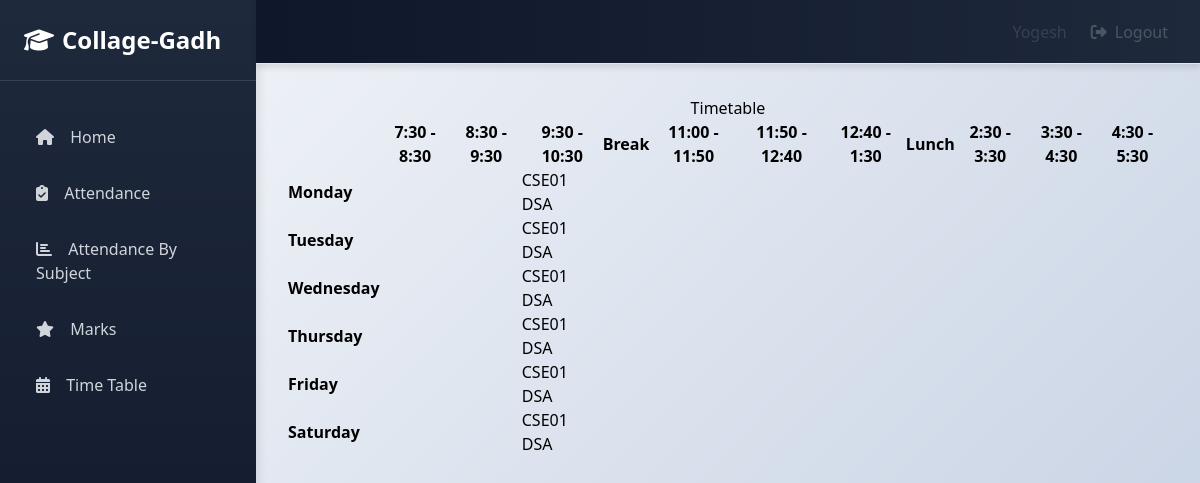
The page /teacher/T001/t_timetable/ (signed in) on the database its author committed.
### info/models.py (models this page shows, shortened)
class User(AbstractUser):
    @property
    def is_student(self):
        if hasattr(self, 'student'):
            return True
        return False

class Student(models.Model):
    user = models.OneToOneField(User, on_delete=models.CASCADE, null=True)
    class_id = models.ForeignKey(Class, on_delete=models.CASCADE, default=1)
    USN = models.CharField(primary_key='True', max_length=100)
    name = models.CharField(max_length=200)
    sex = models.CharField(max_length=50, choices=sex_choice, default='Male')
    DOB = models.DateField(default='1998-01-01')

class AssignTime(models.Model):
    assign = models.ForeignKey(Assign, on_delete=models.CASCADE)
    period = models.CharField(max_length=50, choices=time_slots, default='11:00 - 11:50')
    day = models.CharField(max_length=15, choices=DAYS_OF_WEEK)

class Assign(models.Model):
    class_id = models.ForeignKey(Class, on_delete=models.CASCADE)
    course = models.ForeignKey(Course, on_delete=models.CASCADE)
    teacher = models.ForeignKey(Teacher, on_delete=models.CASCADE)
    class Meta:
        unique_together = (('course', 'class_id', 'teacher'),)

class Course(models.Model):
    dept = models.ForeignKey(Dept, on_delete=models.CASCADE)
    id = models.CharField(primary_key='True', max_length=50)
    name = models.CharField(max_length=50)
    shortname = models.CharField(max_length=50, default='X')

### info/views.py (the view)
# urls.py: path('teacher/<slug:teacher_id>/t_timetable/',
@login_required()
def t_timetable(request, teacher_id):
    asst = AssignTime.objects.filter(assign__teacher_id=teacher_id)
    class_matrix = [[True for i in range(12)] for j in range(6)]
    for i, d in enumerate(DAYS_OF_WEEK):
        t = 0
        for j in range(12):
            if j == 0:
                class_matrix[i][0] = d[0]
                continue
            if j == 4 or j == 8:
                continue
            try:
                a = asst.get(period=time_slots[t][0], day=d[0])
                class_matrix[i][j] = a
            except AssignTime.DoesNotExist:
                pass
            t += 1
    context = {
        'class_matrix': class_matrix,
    }
    return render(request, 'info/t_timetable.html', context)

### info/templates/info/t_timetable.html
{% extends 'info/base.html' %}
    {% block content %}
    <div class="container">
        <div class="container">
            <div class="row">
                <div class="col-md-12">
                    <h2 class="text-center">
                        Timetable
                    </h2>
                </div>
                <div id="no-more-tables">
                     <div class="table-responsive">
                        <table class="col-sm-12 table table-bordered table-striped table- cf " id="dataTable" width="100%" cellspacing="0">
                            <thead class="cf">
                                <tr>
                                    <th>      </th>
                                    <th>7:30 - 8:30</th>
                                    <th>8:30 - 9:30</th>
                                    <th>9:30 - 10:30</th>
                                    <th>Break</th>
                                    <th>11:00 - 11:50</th>
                                    <th>11:50 - 12:40</th>
                                    <th>12:40 - 1:30</th>
                                    <th>Lunch</th>
                                    <th>2:30 - 3:30</th>
                                    <th>3:30 - 4:30</th>
                                    <th>4:30 - 5:30</th>
                                </tr>
                            </thead>
                            <tbody>
                                {% for i in class_matrix %}
                                <tr>
                                    {% for j in i %}
                                        {% if forloop.counter == 1 %}
                                            <td><b>{{ j }}</b></td>
                                        {% elif j == True %}
                                            <td></td>
                                        {% else %}
                                            <td><a href="{% url 'free_teachers' j.id %}"
                                                    onclick="window.open('{% url 'free_teachers' j.id %}',
                                                                         'newwindow',
                                                                         'width=600,height=400');
                                                              return false;">{{ j.assign.class_id_id }} {{ j.assign.course.shortname }}</a>
                                            </td>
                                        {% endif %}
                                    {% endfor %}
                                </tr>
                                {% endfor %}
                            </tbody>
                        </table>
                     </div>
                </div>
            </div>
        </div>
    </div>
    {% endblock %}

### info/templates/info/base.html (shortened to what this page needs)
<!DOCTYPE html>
<html lang="en">
  <head>
    {% load static %}
    <script src="https://cdn.tailwindcss.com"></script>
    <link rel="stylesheet" href="https://cdnjs.cloudflare.com/ajax/libs/font-awesome/6.4.0/css/all.min.css">
  </head>
  <body id="page-top" class="flex h-screen bg-gray-100">
    <aside class="sidebar w-64 h-screen overflow-y-auto">
      <div class="p-6 border-b border-slate-700">
        <a href="{% url 'index' %}" class="text-2xl font-bold text-white flex items-center gap-2">
          <i class="fas fa-graduation-cap"></i> Collage-Gadh
        </a>
      </div>
      <nav class="mt-8 px-4 space-y-2">
        <a href="{% url 'index' %}" class="sidebar-item block px-4 py-3 text-gray-300 hover:text-white font-medium">
          <i class="fas fa-home mr-3"></i> Home
        </a>
        {% if request.user.is_student %}
          <a href="{% url 'attendance' request.user.student.USN %}" class="sidebar-item block px-4 py-3 text-gray-300 hover:text-white font-medium">
            <i class="fas fa-clipboard-check mr-3"></i> Attendance
          </a>
          <a href="{% url 'attendance' request.user.student.USN %}" class="sidebar-item block px-4 py-3 text-gray-300 hover:text-white font-medium">
            <i class="fas fa-chart-bar mr-3"></i> Attendance By Subject
          </a>
          <a href="{% url 'marks_list' request.user.student.USN %}" class="sidebar-item block px-4 py-3 text-gray-300 hover:text-white font-medium">
            <i class="fas fa-star mr-3"></i> Marks
          </a>
          <a href="{% url 'timetable' request.user.student.class_id_id %}" class="sidebar-item block px-4 py-3 text-gray-300 hover:text-white font-medium">
            <i class="fas fa-calendar-alt mr-3"></i> Time Table
          </a>
        {% endif %}
      </nav>
    </aside>
    <div class="flex-1 flex flex-col">
      <nav class="navbar h-16 flex items-center justify-between px-8 border-b border-gray-200">
        <div class="flex items-center gap-6">
          <span class="text-gray-700 font-medium capitalize">
            {% if request.user.is_student %}
              {{ request.user.student.name }}
            {% elif request.user.is_teacher %}
              {{ request.user.teacher.name }}
            {% else %}
              {{ request.user.username }}
            {% endif %}
          </span>
          <button onclick="showLogoutModal()" class="text-gray-600 hover:text-gray-900 font-medium flex items-center gap-2">
            <i class="fas fa-sign-out-alt"></i> Logout
          </button>
        </div>
      </nav>
      <main class="flex-1 overflow-auto p-8">
        {% block content %}
        {% endblock %}
      </main>
    </div>
  </body>
</html>

### info/templates/info/base.html (style rules this page uses)
* { margin: 0; padding: 0; box-sizing: border-box; }
body { background: linear-gradient(135deg, #f5f7fa 0%, #c3cfe2 100%); min-height: 100vh; }
.sidebar { background: linear-gradient(180deg, #1e293b 0%, #0f172a 100%); box-shadow: 2px 0 10px rgba(0,0,0,0.1); }
.sidebar-item { border-left: 4px solid transparent; transition: all 0.3s ease; }
.navbar { background: linear-gradient(90deg, #0f172a 0%, #1e293b 100%); box-shadow: 0 4px 6px rgba(0,0,0,0.1); }

### rows shown on the page
User: user.student.name "Yogesh"
AssignTime: i "Monday", assign.class_id_id "CSE01", assign.course.shortname "DSA"
AssignTime: i "Tuesday", assign.class_id_id "CSE01", assign.course.shortname "DSA"
AssignTime: i "Wednesday", assign.class_id_id "CSE01", assign.course.shortname "DSA"
AssignTime: i "Thursday", assign.class_id_id "CSE01", assign.course.shortname "DSA"
AssignTime: i "Friday", assign.class_id_id "CSE01", assign.course.shortname "DSA"
AssignTime: i "Saturday", assign.class_id_id "CSE01", assign.course.shortname "DSA"
